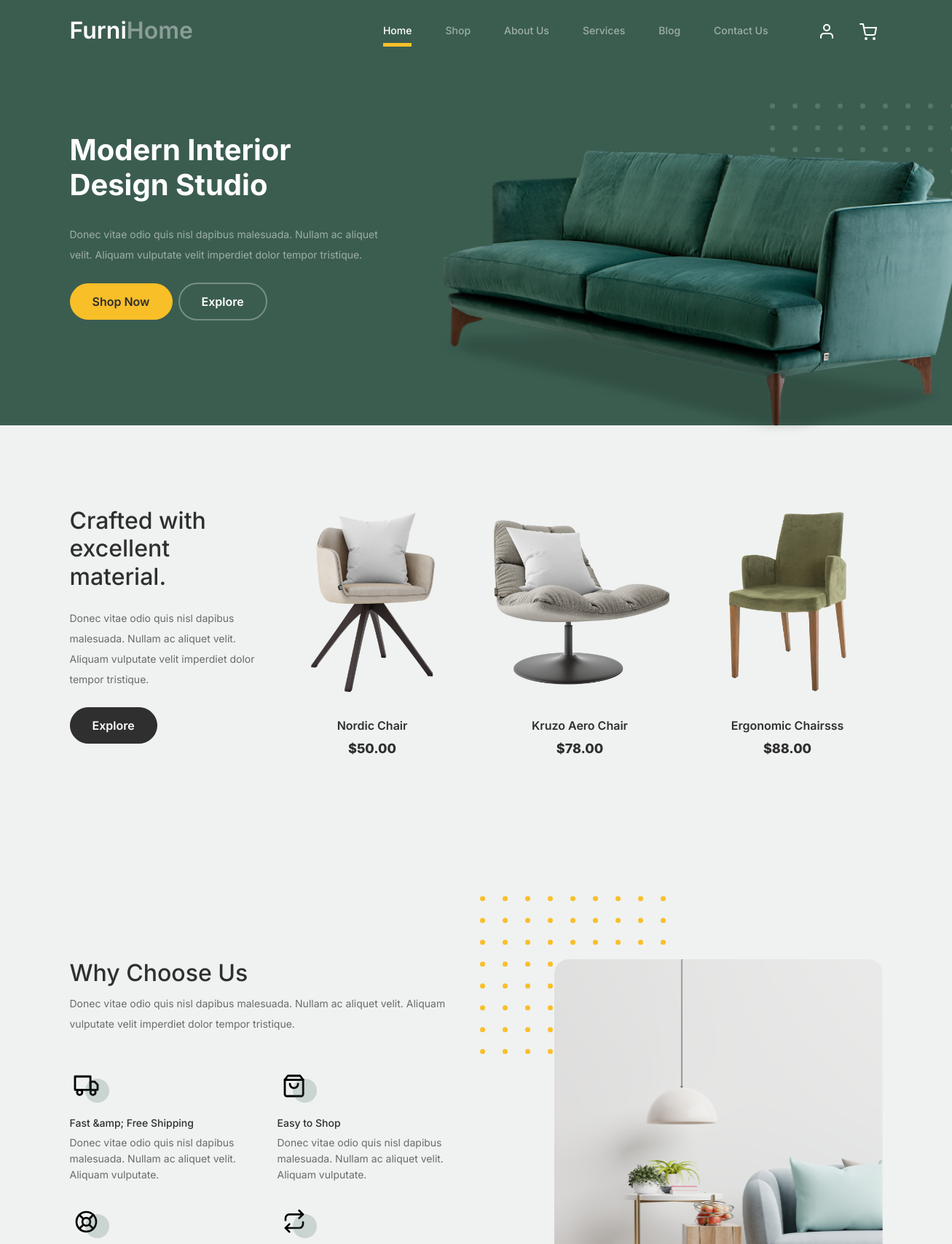
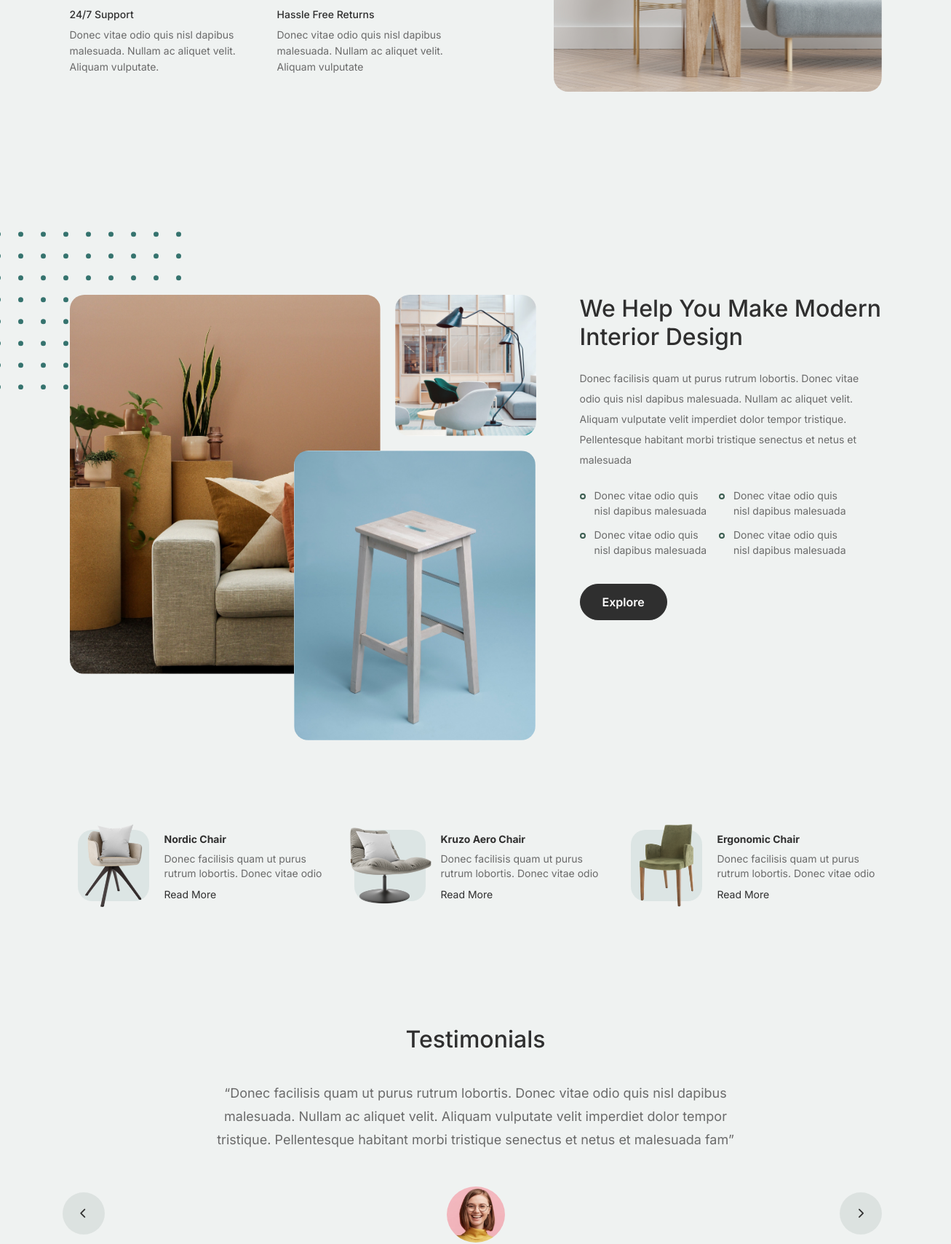
The app's page /index/ (upper part) with its own data (2 pictures, top to bottom).
### furnitureapp/models.py (models this page shows, shortened)
class Menu(models.Model):
    image = models.ImageField(upload_to='Menu/')

class Product(models.Model):
    image = models.ImageField(upload_to='product/')
    title = models.CharField(max_length=100)
    price = models.DecimalField(max_digits=10, decimal_places=2)

class Feature(models.Model):
    title = models.CharField(max_length=100)
    description = models.TextField()
    icon = models.FileField(upload_to='features/', blank=True, null=True)

class FeatureImage(models.Model):
    image = models.ImageField(upload_to='FeatureImage/')

class ContainerImage(models.Model):
    image = models.ImageField(upload_to='ContainerImage/')

class ItemProduct(models.Model):
    image = models.ImageField(upload_to='ItemProduct/')
    title = models.CharField(max_length=50)
    descriptions = models.TextField()

class Testimonial(models.Model):
    name = models.CharField(max_length=255)
    position = models.CharField(max_length=255)
    image = models.ImageField(upload_to='testimonials/')
    text = models.TextField()

### furnitureapp/views.py (the view)
# urls.py: path('index/', views.index, name='index'),  # Keeping this if you want 'index/' URL too
def index(request):
    menu = Menu.objects.all()
    product = Product.objects.all()
    features = Feature.objects.all()
    image = FeatureImage.objects.all()
    containerimages = ContainerImage.objects.all()
    itemproduct = ItemProduct.objects.all()
    testimonial = Testimonial.objects.all()
    posts = Post.objects.order_by('-date')[:3]  # Get the most recent 3 posts
    return render(request, 'index.html', context={
        'menu': menu,
        'product': product,
        'features': features,
        'image': image,
        'containerimages': containerimages,
        'itemproduct': itemproduct,
        'testimonial': testimonial,
        'posts': posts
    })

### templates/index.html (shortened to what this page needs)
{% extends 'Base/base.html' %}
{% block start %}
			<div class="hero">
				<div class="container">
					<div class="row justify-content-between">
						<div class="col-lg-5">
							<div class="intro-excerpt">
								<h1>Modern Interior <span class ="d-block">Design Studio</span></h1>
								<p class="mb-4">Donec vitae odio quis nisl dapibus malesuada. Nullam ac aliquet velit. Aliquam vulputate velit imperdiet dolor tempor tristique.</p>
								<p><a href="" class="btn btn-secondary me-2">Shop Now</a><a href="#" class="btn btn-white-outline">Explore</a></p>
							</div>
						</div>
						{% for i in menu %}
						<div class="col-lg-7">
							<div class="hero-img-wrap">
                            	<img src="{{ i.image.url }}" class="img-fluid product-thumbnail">
							</div>
						</div>
						{% endfor %}
					</div>
				</div>
			</div>
		<div class="product-section">
			<div class="container">
				<div class="row">
					<div class="col-md-12 col-lg-3 mb-5 mb-lg-0">
						<h2 class="mb-4 section-title">Crafted with excellent material.</h2>
						<p class="mb-4">Donec vitae odio quis nisl dapibus malesuada. Nullam ac aliquet velit. Aliquam vulputate velit imperdiet dolor tempor tristique. </p>
						<p><a href="shop.html" class="btn">Explore</a></p>
					</div>
					{% for i in product %}
					<div class="col-12 col-md-4 col-lg-3 mb-5 mb-md-0">
						<a class="product-item" href="cart.html">
							<img src="{{ i.image.url }}" class="img-fluid product-thumbnail" alt="{{ i.title }}">
							<h3 class="product-title">{{i.title}}</h3>
							<strong class="product-price">${{i.price}}</strong>
						</a>
					</div>
					{% endfor %}
				</div>
			</div>
		</div>
		<div class="why-choose-section">
			<div class="container">
				<div class="row justify-content-between">
					<div class="col-lg-6">
						<h2 class="section-title">Why Choose Us</h2>
						<p>Donec vitae odio quis nisl dapibus malesuada. Nullam ac aliquet velit. Aliquam vulputate velit imperdiet dolor tempor tristique.</p>
						<div class="row my-5">
							{% for i in features %}
							<div class="col-6 col-md-6">
								<div class="feature">
									<div class="icon">
										<img src="{{ i.icon.url }}" alt="{{ i.title }}" class="img-fluid">
									</div>
									<h3>{{ i.title }}</h3>
									<p>{{ i.description }}</p>
								</div>
							</div>
							{% endfor %}
						</div>
					</div>
				{% for i in image  %}
					<div class="col-lg-5">
						<div class="img-wrap">
							<img src="{{ i.image.url }}" alt="Image" class="img-fluid">
						</div>
					</div>
				{% endfor %}
				</div>
			</div>
		</div>
		<div class="we-help-section">
			<div class="container">
				<div class="row justify-content-between">
					<div class="col-lg-7 mb-5 mb-lg-0">
					<div class="imgs-grid">
						{% for i in containerimages %}
						<div class="grid grid-{{ forloop.counter }}"><img src="{{ i.image.url }}" alt="Untree.co"></div>
						{% endfor %}
					</div>
					</div>
					<div class="col-lg-5 ps-lg-5">
						<h2 class="section-title mb-4">We Help You Make Modern Interior Design</h2>
						<p>Donec facilisis quam ut purus rutrum lobortis. Donec vitae odio quis nisl dapibus malesuada. Nullam ac aliquet velit. Aliquam vulputate velit imperdiet dolor tempor tristique. Pellentesque habitant morbi tristique senectus et netus et malesuada</p>
						<ul class="list-unstyled custom-list my-4">
							<li>Donec vitae odio quis nisl dapibus malesuada</li>
							<li>Donec vitae odio quis nisl dapibus malesuada</li>
							<li>Donec vitae odio quis nisl dapibus malesuada</li>
							<li>Donec vitae odio quis nisl dapibus malesuada</li>
						</ul>
						<p><a herf="#" class="btn">Explore</a></p>
					</div>
				</div>
			</div>
		</div>
		<div class="popular-product">
			<div class="container">
				<div class="row">
					{% for i in itemproduct %}
					<div class="col-12 col-md-6 col-lg-4 mb-4 mb-lg-0">
						<div class="product-item-sm d-flex">
							<div class="thumbnail">
								<img src="{{i.image.url}}" alt="Image" class="img-fluid">
							</div>
							<div class="pt-3">
								<h3>{{i.title}}</h3>
								<p>{{i.descriptions}}</p>
								<p><a href="#">Read More</a></p>
							</div>
						</div>
					</div>
					{% endfor %}
				</div>
			</div>
		</div>
		<div class="testimonial-section">
			<div class="container">
				<div class="row">
					<div class="col-lg-7 mx-auto text-center">
						<h2 class="section-title">Testimonials</h2>
					</div>
				</div>
				<div class="row justify-content-center">
					<div class="col-lg-12">
						<div class="testimonial-slider-wrap text-center">
							<div id="testimonial-nav">
								<span class="prev" data-controls="prev"><span class="fa fa-chevron-left"></span></span>
								<span class="next" data-controls="next"><span class="fa fa-chevron-right"></span></span>
							</div>
							<div class="testimonial-slider">
								{% for i in testimonial %}
								<div class="item">
									<div class="row justify-content-center">
										<div class="col-lg-8 mx-auto">
											<div class="testimonial-block text-center">
												<blockquote class="mb-5">
                        							<p>&ldquo;{{ i.text }}&rdquo;</p>
												</blockquote>
												<div class="author-info">
													<div class="author-pic">
                                                    	<img src="{{ i.image.url }}" alt="Maria Jones" class="img-fluid">
													</div>
												</div>
											</div>
										</div>
									</div>
								</div>
								{% endfor %}
							</div>
						</div>
					</div>
				</div>
			</div>
		</div>
{% endblock %}

### templates/Base/base.html (shortened to what this page needs)
<!doctype html>
<html lang="en">
<head>
		<link href="/static/css/bootstrap.min.css" rel="stylesheet">
		<link href="https://cdnjs.cloudflare.com/ajax/libs/font-awesome/6.0.0-beta3/css/all.min.css" rel="stylesheet">
		<link href="/static/css/tiny-slider.css" rel="stylesheet">
		<link href="/static/css/style.css" rel="stylesheet">
	</head>
	<body>
    {% include 'header.html' %}
    {% block start %}
    {% endblock %}
	</body>
</html>

### templates/header.html (shortened to what this page needs)
<nav class="custom-navbar navbar navbar navbar-expand-md navbar-dark bg-dark" arial-label="Furni navigation bar">
    <div class="container">
        <a class="navbar-brand" href="{% url 'index' %}">Furni<span>Home</span></a>
        <div class="collapse navbar-collapse" id="navbarsFurni">
            <ul class="custom-navbar-nav navbar-nav ms-auto mb-2 mb-md-0">
                <li class="nav-item active">
                    <a class="nav-link" href="{% url 'index' %}">Home</a>
                </li>
                <li><a class="nav-link" href="{% url 'shop' %}">Shop</a></li>
                <li><a class="nav-link" href="{% url 'about' %}">About Us</a></li>
                <li><a class="nav-link" href="{% url 'services' %}">Services</a></li>
                <li><a class="nav-link" href="{% url 'blog' %}">Blog</a></li>
                <li><a class="nav-link" href="{% url 'contact' %}">Contact Us</a></li>
            </ul>
            <ul class="custom-navbar-cta navbar-nav mb-2 mb-md-0 ms-5">
                <li><a class="nav-link" href="#"><img src="/static/images/user.svg"></a></li>
                <li><a class="nav-link" href="{% url 'cart' %}"><img src="/static/images/cart.svg"></a></li>
            </ul>
        </div>
    </div>
</nav>

### static/css/tiny-slider.css (style rules this page uses)
.tns-slider { -webkit-transition:all 0s;-moz-transition:all 0s;transition:all 0s }
.tns-slider>.tns-item { -webkit-box-sizing:border-box;-moz-box-sizing:border-box;box-sizing:border-box }
.tns-horizontal.tns-subpixel { white-space:nowrap }
.tns-horizontal.tns-subpixel>.tns-item { display:inline-block;vertical-align:top;white-space:normal }

### records on screen
Menu: image (picture)
Product: image (picture), title "Nordic Chair", price "50.00"
Product: image (picture), title "Kruzo Aero Chair", price "78.00"
Product: image (picture), title "Ergonomic Chairsss", price "88.00"
Feature: icon (picture), title "Fast &amp; Free Shipping", description "Donec vitae odio quis nisl dapibus malesuada. Nullam ac aliquet velit. Aliquam vulputate."
Feature: icon (picture), title "Easy to Shop", description "Donec vitae odio quis nisl dapibus malesuada. Nullam ac aliquet velit. Aliquam vulputate."
Feature: icon (picture), title "24/7 Support", description "Donec vitae odio quis nisl dapibus malesuada. Nullam ac aliquet velit. Aliquam vulputate."
Feature: icon (picture), title "Hassle Free Returns", description "Donec vitae odio quis nisl dapibus malesuada. Nullam ac aliquet velit. Aliquam vulputate"
FeatureImage: image (picture)
ContainerImage: image (picture)
ContainerImage: image (picture)
ContainerImage: image (picture)
ItemProduct: image (picture), title "Nordic Chair", descriptions "Donec facilisis quam ut purus rutrum lobortis. Donec vitae odio"
ItemProduct: image (picture), title "Kruzo Aero Chair", descriptions "Donec facilisis quam ut purus rutrum lobortis. Donec vitae odio"
ItemProduct: image (picture), title "Ergonomic Chair", descriptions "Donec facilisis quam ut purus rutrum lobortis. Donec vitae odio"
Testimonial: text "Donec facilisis quam ut purus rutrum lobortis. Donec vitae odio quis nisl dapibus malesuada. Nullam ac aliquet velit. Aliquam vulputate velit imperdiet dolor tempor tristique. Pellentesque habitant morbi tristique senectus et netus et malesuada fam", image (picture)
